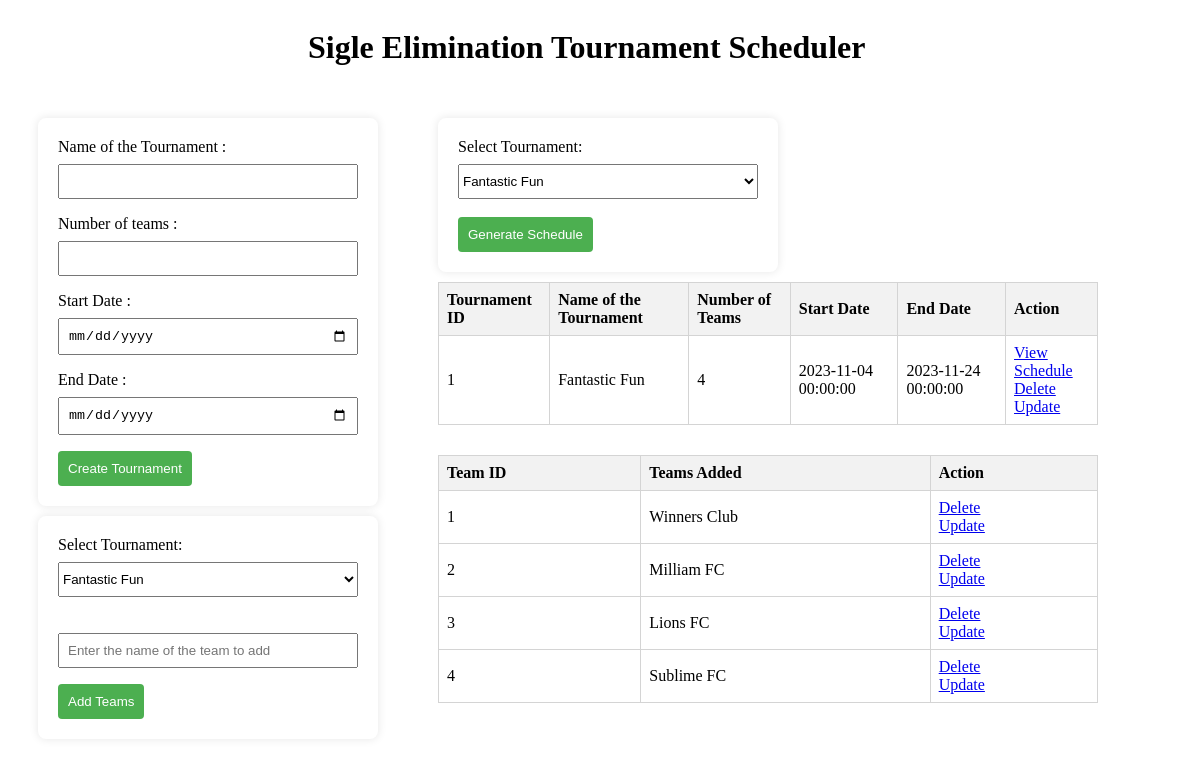
Before: / with the older database file.
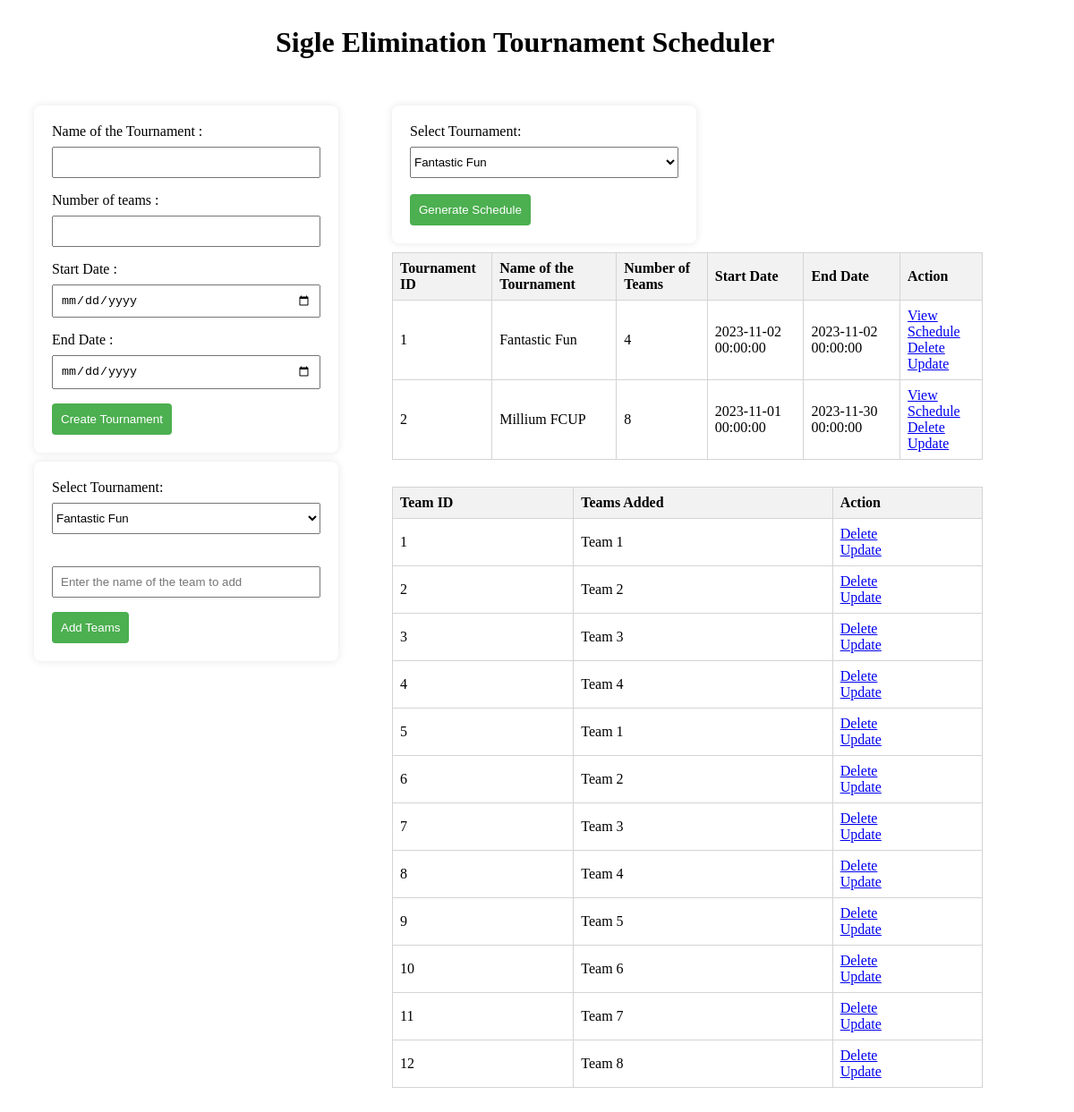
After: the same page with the newer database file.
### app.py (models this page shows, shortened)
class Tournament(db.Model):
    id = db.Column(db.Integer, primary_key=True)
    tournament_name = db.Column(db.String(200), nullable=False)
    number_of_teams = db.Column(db.Integer, nullable=False)
    start_date = db.Column(db.DateTime)
    end_date = db.Column(db.DateTime)
    teams = db.relationship('Team', backref='tournament', lazy=True)

class Team(db.Model):
    id = db.Column(db.Integer, primary_key=True)
    team_name = db.Column(db.String(200), nullable=False)
    tournament_id = db.Column(db.Integer, db.ForeignKey('tournament.id'), nullable=False)

### app.py (the view)
@app.route('/', methods = ['POST', 'GET'])
def index():
    get_tournament = Tournament.query.order_by(Tournament.id).all()
    print("get_tournament:", get_tournament)  # line for debugging
    get_team = Team.query.order_by(Team.id).all()
    return render_template('index.html', get_tournament=get_tournament, get_team=get_team)
    return render_template('index.html')

### templates/index.html (shortened to what this page needs)
{% extends 'base.html' %}
{% block body %}
<div class="heading">
    <h1>Sigle Elimination Tournament Scheduler</h1>
</div>
<div class = "content">
    <div class = "entry">
        <form action="{{url_for('process_form1')}}" method = "POST">
            <label>Name of the Tournament :</label><input type="text" name ="tournament_name" id = "tournament_name"><br/>
            <label>Number of teams :</label><input type="number" name = "number_of_teams" id = "number_of_teams"> <br/>
            <label>Start Date :</label><input type="date" name = "start_date" id = "start_date"> <br/>
            <label>End Date :</label><input type="date" name = "end_date" id = "end_date"> <br/>
            <button type="submit" value="Add">Create Tournament</button>
        </form>
        <form action="{{url_for('process_form2')}}" method = "POST">
            <label for="tournament_id">Select Tournament:</label>
            <select  style="width: 300px; height: 35px;" name="tournament_id" required>
            {% for tournament in get_tournament %}
                <option value="{{ tournament.id }}|{{ tournament.number_of_teams }}">{{ tournament.tournament_name }}</option>
            {% endfor %}
            </select> <br/><br/><br/>
            <input type="text" name = "team_name" id = "team_name" placeholder="Enter the name of the team to add">
            <button type="submit" value="Add">Add Teams</button>
        </form>
    </div>
    <div class = "result">
        <form action="{{url_for('generate_schedule')}}" method = "POST">
            <label for="tournament_id">Select Tournament:</label>
            <select  style="width: 300px; height: 35px;" name="tournament_id" required>
            {% for tournament in get_tournament %}
                <option id="tournament_{{ tournament.id }}" value="{{ tournament.id }}|{{ tournament.number_of_teams }}">{{ tournament.tournament_name }}</option>
            {% endfor %}
            </select>
            <br/><br/>
            <button type="submit" value="Add">Generate Schedule</button>
        </form>
        <table style="border: 1px solid black; margin-bottom: 30px;">
            <tr>
                <th>Tournament ID</th>
                <th>Name of the Tournament</th>
                <th>Number of Teams</th>
                <th>Start Date</th>
                <th>End Date</th>
                <th>Action</th>
            </tr>
            {% for tournament in get_tournament %}
                <tr>
                    <td>{{ tournament.id }}</td>
                    <td>{{ tournament.tournament_name }}</td>
                    <td>{{ tournament.number_of_teams }}</td>
                    <td>{{ tournament.start_date }}</td>
                    <td>{{ tournament.end_date }}</td>
                    <td>
                        <a href="{{ url_for('display_schedule', tournament_id=tournament.id) }}">View Schedule</a><br/>
                        <a href="/delete_tournament/{{ tournament.id }}">Delete</a><br/>
                        <a href="/update_tournament/{{ tournament.id }}">Update</a><br/>
                    </td>
                </tr>
            {% endfor %}
        </table>
        <table>
            <tr>
                <th>Team ID</th>
                <th>Teams Added</th>
                <th>Action</th>
            </tr>
            {% for team in get_team %}
                <tr>
                    <td> {{ team.id}} </td>
                    <td> {{ team.team_name}} </td>
                    <td>
                        <a href="/delete_team/{{team.id}}">Delete</a><br/>
                        <a href="/update_team/{{team.id}}">Update</a><br/>
                    </td>
                </tr>
            {% endfor %}
        </table>
    </div>
</div>
{% endblock %}

### templates/base.html (shortened to what this page needs)
<!DOCTYPE html>
<html lang="en">
<head>
    <link rel="stylesheet" href="{{ url_for('static', filename = 'css/main.css') }}">
</head>
<body>
    {% block body %}
    {% endblock %}
</body>
</html>

### static/css/main.css (style rules this page uses)
body { justify-content: center; align-items: center; font-family: 'Tahoma'; }
.content { display: flex; }
.entry { padding: 20px; margin: 10px; box-sizing: border-box; }
.result { width: 700px; padding: 20px; margin: 10px; box-sizing: border-box; }
table { border-collapse: collapse; width: 100%; }
th, td { border: 1px solid #d4d4d4; text-align: left; padding: 8px; }
th { background-color: #f2f2f2; }
form { background-color: #fff; margin-bottom: 10px; padding: 20px; border-radius: 8px; box-shadow: 0 0 10px rgba(0, 0, 0, 0.1); width: 300px; }
label { display: block; margin-bottom: 8px; }
input { width: 100%; padding: 8px; margin-bottom: 16px; box-sizing: border-box; }
button { background-color: #4caf50; color: #fff; padding: 10px; border: none; border-radius: 4px; cursor: pointer; }
.heading { display: flex; margin-left: 150px; padding-left: 150px; }

Changed rows visible on the page:
changed Tournament "Fantastic Fun": start_date "2023-11-04 00:00:00" → "2023-11-02 00:00:00"; end_date "2023-11-24 00:00:00" → "2023-11-02 00:00:00"
added Tournament: id "2", tournament_name "Millium FCUP", number_of_teams "8", start_date "2023-11-01 00:00:00", end_date "2023-11-30 00:00:00"
changed Team id 1: team_name "Winners Club" → "Team 1"
changed Team id 2: team_name "Milliam FC" → "Team 2"
changed Team id 3: team_name "Lions FC" → "Team 3"
changed Team id 4: team_name "Sublime FC" → "Team 4"
added Team: id "5", team_name "Team 1"
added Team: id "6", team_name "Team 2"
added Team: id "7", team_name "Team 3"
added Team: id "8", team_name "Team 4"
added Team: id "9", team_name "Team 5"
added Team: id "10", team_name "Team 6"
added Team: id "11", team_name "Team 7"
added Team: id "12", team_name "Team 8"
